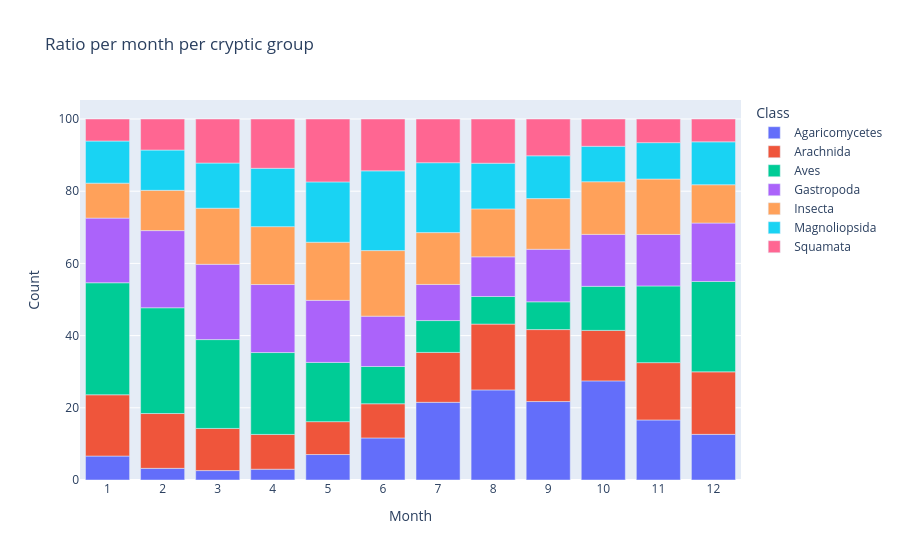

The code cell stored with this chart in its notebook:
### Code cell
#dates by cryptic gorup
date_dict = defaultdict(int)
for i in range(len(common)):
    date = int(common[i]['month'])
    species = common[i]['class']
    date_dict[(date, species)] += 1


# sort by date
rows = [(month, species, count) for (month, species), count in sorted(date_dict.items())]

df = pd.DataFrame(rows, columns=["Month", "Class", "Count"])

fig = px.bar(
    df,
    x="Month",
    y="Count",
    color="Class",
    title="Ratio per month per cryptic group"
)

fig.update_layout(xaxis=dict(type="category"), showlegend=True, barnorm="percent",)
fig.show()

### Figure 1 — Plotly figure (JSON) as saved in the notebook; plotly's stock layout.template omitted (floating-point values rounded to 4 significant figures)
{"data": [{"hovertemplate": "Class=Agaricomycetes<br>Month=%{x}<br>Count=%{y}<extra></extra>", "legendgroup": "Agaricomycetes", "marker": {"color": "#636efa", "pattern": {"shape": ""}}, "name": "Agaricomycetes", "orientation": "v", "showlegend": true, "textposition": "auto", "type": "bar", "x": [1, 2, 3, 4, 5, 6, 7, 8, 9, 10, 11, 12], "xaxis": "x", "y": [50, 24, 25, 49, 117, 193, 400, 434, 339, 414, 155, 100], "yaxis": "y"}, {"hovertemplate": "Class=Arachnida<br>Month=%{x}<br>Count=%{y}<extra></extra>", "legendgroup": "Arachnida", "marker": {"color": "#EF553B", "pattern": {"shape": ""}}, "name": "Arachnida", "orientation": "v", "showlegend": true, "textposition": "auto", "type": "bar", "x": [1, 2, 3, 4, 5, 6, 7, 8, 9, 10, 11, 12], "xaxis": "x", "y": [128, 113, 112, 158, 151, 157, 257, 317, 311, 211, 148, 137], "yaxis": "y"}, {"hovertemplate": "Class=Aves<br>Month=%{x}<br>Count=%{y}<extra></extra>", "legendgroup": "Aves", "marker": {"color": "#00cc96", "pattern": {"shape": ""}}, "name": "Aves", "orientation": "v", "showlegend": true, "textposition": "auto", "type": "bar", "x": [1, 2, 3, 4, 5, 6, 7, 8, 9, 10, 11, 12], "xaxis": "x", "y": [234, 218, 236, 372, 272, 171, 164, 133, 120, 184, 198, 198], "yaxis": "y"}, {"hovertemplate": "Class=Gastropoda<br>Month=%{x}<br>Count=%{y}<extra></extra>", "legendgroup": "Gastropoda", "marker": {"color": "#ab63fa", "pattern": {"shape": ""}}, "name": "Gastropoda", "orientation": "v", "showlegend": true, "textposition": "auto", "type": "bar", "x": [1, 2, 3, 4, 5, 6, 7, 8, 9, 10, 11, 12], "xaxis": "x", "y": [135, 159, 200, 309, 285, 231, 186, 191, 227, 217, 133, 128], "yaxis": "y"}, {"hovertemplate": "Class=Insecta<br>Month=%{x}<br>Count=%{y}<extra></extra>", "legendgroup": "Insecta", "marker": {"color": "#FFA15A", "pattern": {"shape": ""}}, "name": "Insecta", "orientation": "v", "showlegend": true, "textposition": "auto", "type": "bar", "x": [1, 2, 3, 4, 5, 6, 7, 8, 9, 10, 11, 12], "xaxis": "x", "y": [73, 83, 149, 263, 267, 301, 267, 231, 219, 220, 143, 84], "yaxis": "y"}, {"hovertemplate": "Class=Magnoliopsida<br>Month=%{x}<br>Count=%{y}<extra></extra>", "legendgroup": "Magnoliopsida", "marker": {"color": "#19d3f3", "pattern": {"shape": ""}}, "name": "Magnoliopsida", "orientation": "v", "showlegend": true, "textposition": "auto", "type": "bar", "x": [1, 2, 3, 4, 5, 6, 7, 8, 9, 10, 11, 12], "xaxis": "x", "y": [88, 83, 120, 265, 277, 366, 360, 220, 185, 148, 94, 94], "yaxis": "y"}, {"hovertemplate": "Class=Squamata<br>Month=%{x}<br>Count=%{y}<extra></extra>", "legendgroup": "Squamata", "marker": {"color": "#FF6692", "pattern": {"shape": ""}}, "name": "Squamata", "orientation": "v", "showlegend": true, "textposition": "auto", "type": "bar", "x": [1, 2, 3, 4, 5, 6, 7, 8, 9, 10, 11, 12], "xaxis": "x", "y": [46, 64, 117, 224, 289, 238, 225, 213, 159, 114, 61, 50], "yaxis": "y"}], "layout": {"barmode": "relative", "barnorm": "percent", "legend": {"title": {"text": "Class"}, "tracegroupgap": 0}, "showlegend": true, "title": {"text": "Ratio per month per cryptic group"}, "xaxis": {"anchor": "y", "domain": [0.0, 1.0], "title": {"text": "Month"}, "type": "category"}, "yaxis": {"anchor": "x", "domain": [0.0, 1.0], "title": {"text": "Count"}}}}
